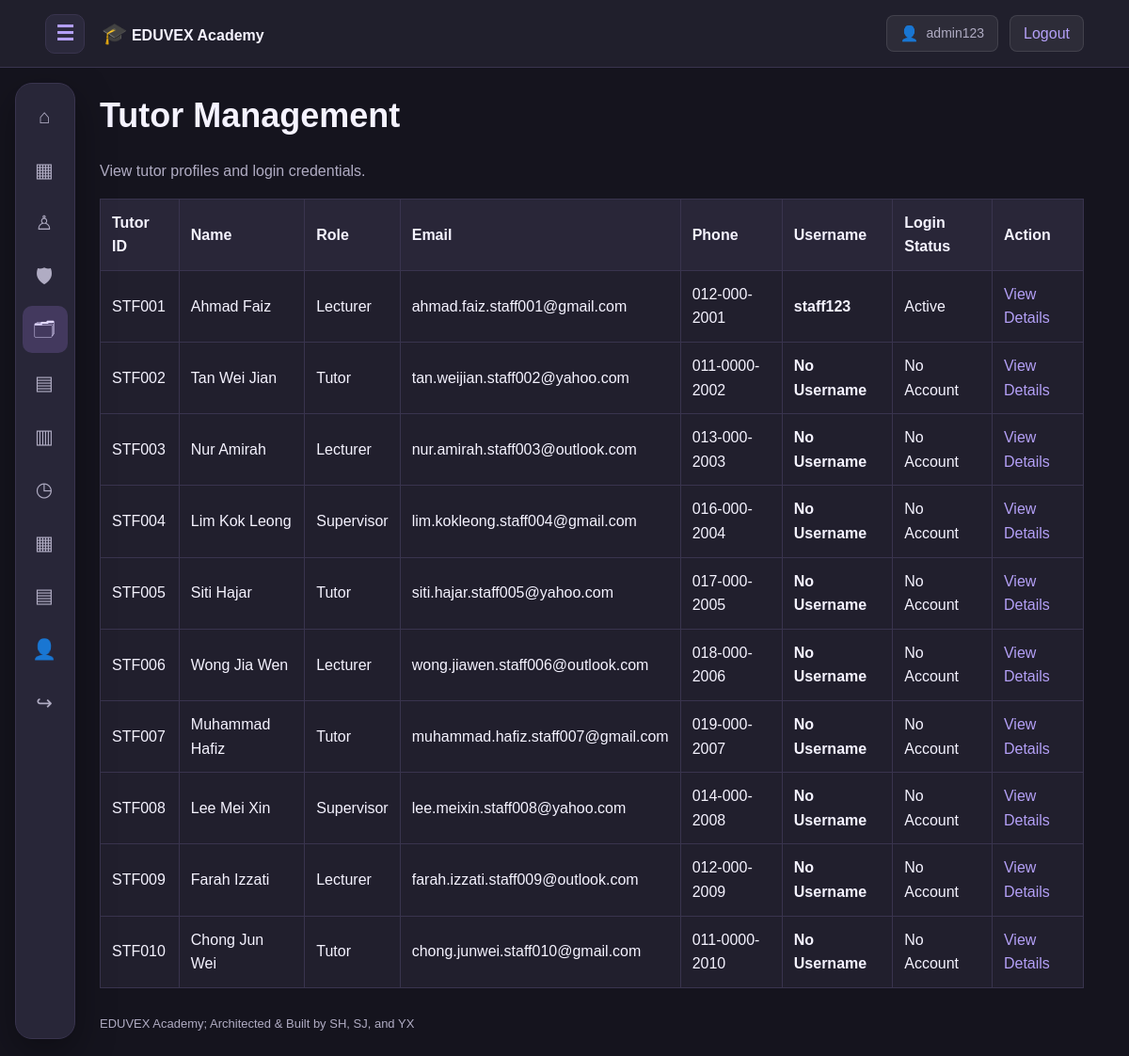
Page /tutor_management/index.php (signed in) on the committed database.
### tables this page shows
CREATE TABLE IF NOT EXISTS user_accounts (
    user_id BIGINT UNSIGNED AUTO_INCREMENT PRIMARY KEY,
    username VARCHAR(100) NOT NULL UNIQUE,
    email VARCHAR(180) NOT NULL UNIQUE,
    password_hash VARCHAR(255) NOT NULL,

    role ENUM(
        'admin',
        'staff',
        'student'
    ) NOT NULL,

    admin_id VARCHAR(12) UNIQUE NULL,
    staff_id VARCHAR(12) UNIQUE NULL,
    student_id VARCHAR(12) UNIQUE NULL,

    preferred_language VARCHAR(10) DEFAULT 'en',
    profile_image VARCHAR(255) DEFAULT NULL,
    is_active TINYINT(1) DEFAULT 1,
    created_at TIMESTAMP DEFAULT CURRENT_TIMESTAMP
);

CREATE TABLE IF NOT EXISTS staff (
    staff_id VARCHAR(12) PRIMARY KEY,
    staff_name VARCHAR(120) NOT NULL,
    staff_email VARCHAR(180) UNIQUE,
    staff_phone_number VARCHAR(30),
    staff_role VARCHAR(60)
);

### includes/functions.php (called while the page is built, shortened)
<?php
function h(mixed $value): string {
    return htmlspecialchars(
        (string)($value ?? ''),
        ENT_QUOTES | ENT_SUBSTITUTE,
        'UTF-8'
    );
}
function url(string $path = ''): string {
    return BASE_URL . '/' . ltrim($path, '/');
}

### tutor_management/index.php (the view, shortened to what this page needs)
<?php
require_once __DIR__ . '/../config/database.php';
$stmt = $pdo->query("
    SELECT st.*,
           u.username, u.is_active AS account_active
    FROM staff st
    LEFT JOIN user_accounts u ON u.staff_id = st.staff_id
    ORDER BY st.staff_id
");
$tutors = $stmt->fetchAll();
require __DIR__ . '/../includes/header.php';
?>
<h1>Tutor Management</h1>
<p>View tutor profiles and login credentials.</p>
<div class="table-wrap">
<table>
    <thead>
        <tr>
            <th>Tutor ID</th>
            <th>Name</th>
            <th>Role</th>
            <th>Email</th>
            <th>Phone</th>
            <th>Username</th>
            <th>Login Status</th>
            <th>Action</th>
        </tr>
    </thead>
    <tbody>
    <?php foreach ($tutors as $tutor): ?>
        <tr>
            <td><?= h($tutor['staff_id']) ?></td>
            <td><?= h($tutor['staff_name']) ?></td>
            <td><?= h($tutor['staff_role']) ?></td>
            <td><?= h($tutor['staff_email']) ?></td>
            <td><?= h($tutor['staff_phone_number']) ?></td>
            <td><strong><?= h($tutor['username'] ?? 'No Username') ?></strong></td>
            <td>
                <?php
                if ($tutor['account_active'] === null) {
                    echo 'No Account';
                } elseif ($tutor['account_active']) {
                    echo 'Active';
                } else {
                    echo 'Inactive';
                }
                ?>
            </td>
            <td>
                <a href="<?= h(url(
                    'tutor_management/view_tutor.php?id=' .
                    urlencode($tutor['staff_id'])
                )) ?>">View Details</a>
            </td>
        </tr>
    <?php endforeach; ?>
    </tbody>
</table>
</div>
<?php require __DIR__ . '/../includes/footer.php'; ?>

### assets/css/style.css (style rules this page uses)
:root { color-scheme: dark; --bg: #15141E; --surface: #211F2D; --surface2: #292638; --line: #39344E; --accent: #B4A0F7; --accent-dark: #7965C5; --text: #F5F3FF; --muted: #B0ACC3; --nav-width: 64px; --header-height: 72px; }
* { box-sizing: border-box; }
html { scroll-behavior: smooth; scroll-padding-top: 90px; }
body { margin: 0; background: var(--bg); color: var(--text); font-family: Arial, Helvetica, sans-serif; font-size: 16px; line-height: 1.6; }
a { color: var(--accent); text-decoration: none; }
h1, h2, h3 { line-height: 1.25; }
h1 { font-size: clamp(28px, 3vw, 40px); }
p { color: var(--muted); }
.table-wrap { overflow-x: auto; }
table { width: 100%; border-collapse: collapse; background: var(--surface); }
th, td { padding: 12px; border: 1px solid var(--line); text-align: left; }
th { background: var(--surface2); }

### rows in the picture
user_accounts: staff.staff_id "STF001", staff.staff_name "Ahmad Faiz", staff.staff_role "Lecturer", staff.staff_email "ahmad.faiz.staff001@gmail.com", staff.staff_phone_number "012-000-2001", username "staff123", is_active "Active"
staff: staff_id "STF002", staff_name "Tan Wei Jian", staff_role "Tutor", staff_email "tan.weijian.staff002@yahoo.com", staff_phone_number "011-0000-2002", username "No Username", shows "No Account"
staff: staff_id "STF003", staff_name "Nur Amirah", staff_role "Lecturer", staff_email "nur.amirah.staff003@outlook.com", staff_phone_number "013-000-2003", username "No Username", shows "No Account"
staff: staff_id "STF004", staff_name "Lim Kok Leong", staff_role "Supervisor", staff_email "lim.kokleong.staff004@gmail.com", staff_phone_number "016-000-2004", username "No Username", shows "No Account"
staff: staff_id "STF005", staff_name "Siti Hajar", staff_role "Tutor", staff_email "siti.hajar.staff005@yahoo.com", staff_phone_number "017-000-2005", username "No Username", shows "No Account"
staff: staff_id "STF006", staff_name "Wong Jia Wen", staff_role "Lecturer", staff_email "wong.jiawen.staff006@outlook.com", staff_phone_number "018-000-2006", username "No Username", shows "No Account"
staff: staff_id "STF007", staff_name "Muhammad Hafiz", staff_role "Tutor", staff_email "muhammad.hafiz.staff007@gmail.com", staff_phone_number "019-000-2007", username "No Username", shows "No Account"
staff: staff_id "STF008", staff_name "Lee Mei Xin", staff_role "Supervisor", staff_email "lee.meixin.staff008@yahoo.com", staff_phone_number "014-000-2008", username "No Username", shows "No Account"
staff: staff_id "STF009", staff_name "Farah Izzati", staff_role "Lecturer", staff_email "farah.izzati.staff009@outlook.com", staff_phone_number "012-000-2009", username "No Username", shows "No Account"
staff: staff_id "STF010", staff_name "Chong Jun Wei", staff_role "Tutor", staff_email "chong.junwei.staff010@gmail.com", staff_phone_number "011-0000-2010", username "No Username", shows "No Account"

### other values in the picture
$account['username'] "admin123"
$symbol "⌂"
$symbol "▦"
$symbol "♙"
$symbol "🛡"
$symbol "🗂"
$symbol "▤"
$symbol "▥"
$symbol "◷"
$symbol "👤"
$symbol "↪"
